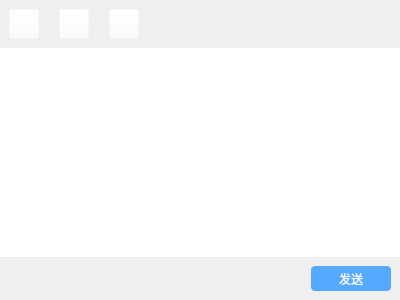
<?xml version="1.0" encoding="UTF-8"?>
<ui version="4.0">
 <class>ChatPlainText</class>
 <widget class="QWidget" name="ChatPlainText">
  <property name="geometry">
   <rect>
    <x>0</x>
    <y>0</y>
    <width>400</width>
    <height>300</height>
   </rect>
  </property>
  <property name="windowTitle">
   <string>Form</string>
  </property>
  <layout class="QVBoxLayout" name="verticalLayout">
   <property name="spacing">
    <number>0</number>
   </property>
   <property name="leftMargin">
    <number>0</number>
   </property>
   <property name="topMargin">
    <number>0</number>
   </property>
   <property name="rightMargin">
    <number>0</number>
   </property>
   <property name="bottomMargin">
    <number>0</number>
   </property>
   <item>
    <widget class="QWidget" name="widget" native="true">
     <property name="styleSheet">
      <string notr="true"/>
     </property>
     <layout class="QHBoxLayout" name="horizontalLayout">
      <property name="spacing">
       <number>20</number>
      </property>
      <property name="rightMargin">
       <number>6</number>
      </property>
      <item>
       <widget class="QPushButton" name="pushButton">
        <property name="minimumSize">
         <size>
          <width>30</width>
          <height>30</height>
         </size>
        </property>
        <property name="maximumSize">
         <size>
          <width>30</width>
          <height>30</height>
         </size>
        </property>
        <property name="styleSheet">
         <string notr="true">background-color: rgba(255, 255, 255, 0);</string>
        </property>
        <property name="text">
         <string/>
        </property>
        <property name="icon">
         <iconset>
          <normaloff>:/icon/16.png</normaloff>:/icon/16.png</iconset>
        </property>
        <property name="iconSize">
         <size>
          <width>25</width>
          <height>25</height>
         </size>
        </property>
       </widget>
      </item>
      <item>
       <widget class="QPushButton" name="pushButton_2">
        <property name="minimumSize">
         <size>
          <width>30</width>
          <height>30</height>
         </size>
        </property>
        <property name="maximumSize">
         <size>
          <width>30</width>
          <height>30</height>
         </size>
        </property>
        <property name="styleSheet">
         <string notr="true">background-color: rgba(255, 255, 255, 0);</string>
        </property>
        <property name="text">
         <string/>
        </property>
        <property name="icon">
         <iconset>
          <normaloff>:/icon/17.png</normaloff>:/icon/17.png</iconset>
        </property>
        <property name="iconSize">
         <size>
          <width>25</width>
          <height>25</height>
         </size>
        </property>
       </widget>
      </item>
      <item>
       <widget class="QPushButton" name="pushButton_3">
        <property name="minimumSize">
         <size>
          <width>30</width>
          <height>30</height>
         </size>
        </property>
        <property name="maximumSize">
         <size>
          <width>30</width>
          <height>30</height>
         </size>
        </property>
        <property name="styleSheet">
         <string notr="true">background-color: rgba(255, 255, 255, 0);</string>
        </property>
        <property name="text">
         <string/>
        </property>
        <property name="icon">
         <iconset>
          <normaloff>:/icon/18.png</normaloff>:/icon/18.png</iconset>
        </property>
        <property name="iconSize">
         <size>
          <width>25</width>
          <height>25</height>
         </size>
        </property>
       </widget>
      </item>
      <item>
       <spacer name="horizontalSpacer">
        <property name="orientation">
         <enum>Qt::Horizontal</enum>
        </property>
        <property name="sizeHint" stdset="0">
         <size>
          <width>223</width>
          <height>20</height>
         </size>
        </property>
       </spacer>
      </item>
     </layout>
    </widget>
   </item>
   <item>
    <widget class="QTextEdit" name="textEdit">
     <property name="styleSheet">
      <string notr="true">border: none;
font: 12pt &quot;Microsoft YaHei UI&quot;;</string>
     </property>
    </widget>
   </item>
   <item>
    <widget class="QWidget" name="widget_2" native="true">
     <layout class="QHBoxLayout" name="horizontalLayout_2">
      <item>
       <spacer name="horizontalSpacer_2">
        <property name="orientation">
         <enum>Qt::Horizontal</enum>
        </property>
        <property name="sizeHint" stdset="0">
         <size>
          <width>289</width>
          <height>20</height>
         </size>
        </property>
       </spacer>
      </item>
      <item>
       <widget class="QPushButton" name="pushButton_4">
        <property name="minimumSize">
         <size>
          <width>80</width>
          <height>25</height>
         </size>
        </property>
        <property name="maximumSize">
         <size>
          <width>80</width>
          <height>26</height>
         </size>
        </property>
        <property name="styleSheet">
         <string notr="true">border-radius:4px;
color: rgb(255, 255, 255);
background-color: rgb(85, 170, 255);</string>
        </property>
        <property name="text">
         <string>发送</string>
        </property>
       </widget>
      </item>
     </layout>
    </widget>
   </item>
  </layout>
 </widget>
 <resources/>
 <connections/>
</ui>
